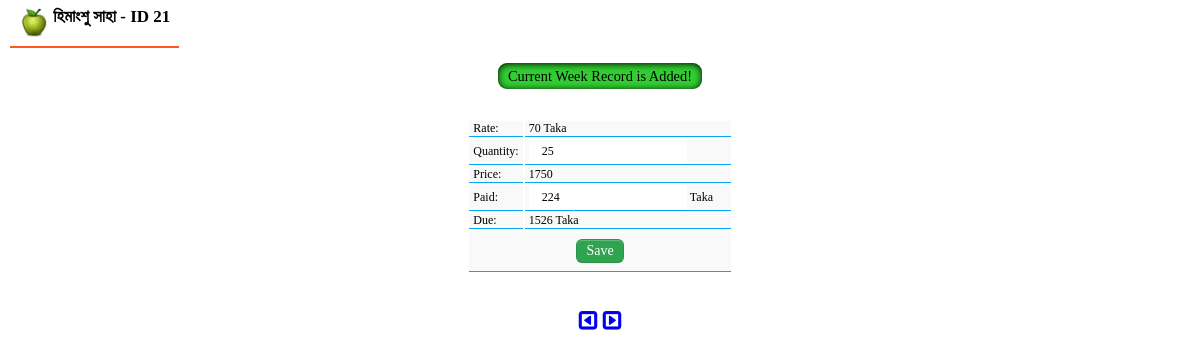
Before: /addaccountance.php?id=21 (signed in) with the older database file.
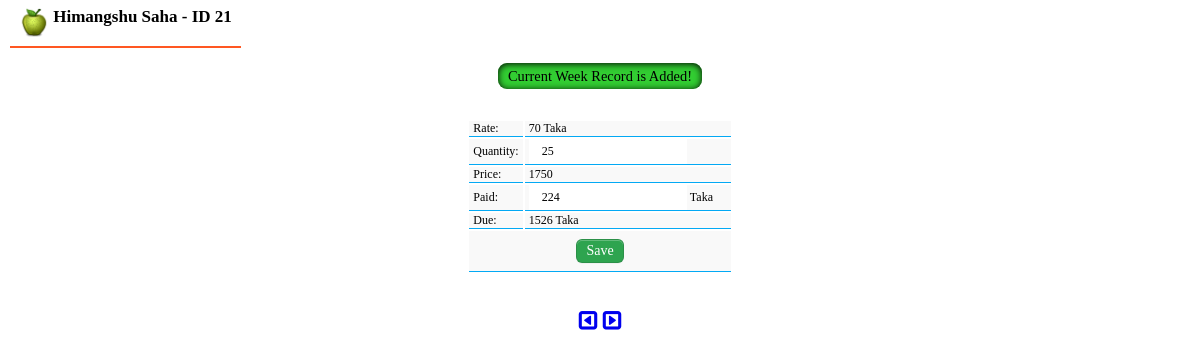
After: the same page with the newer database file.
### tables this page shows
CREATE TABLE "agents" (
	`id`	INTEGER PRIMARY KEY AUTOINCREMENT,
	`name`	TEXT,
	`address`	TEXT,
	`phone`	INTEGER,
	`zillaID`	INTEGER,
	`countryID`	INTEGER,
	`defaultCopies`	INTEGER,
	`whocreated`	TEXT,
	`timestamp`	TEXT
);

### functions.php (called while the page is built, shortened)
<?php
function getWeek($date) {
    $week = date('W',strtotime($date));
    $day  = date('N',strtotime($date));
    $max_weeks = getIsoWeeksInYear(date('Y',strtotime($date)));
    if($day == 7 && $week != $max_weeks) {
        return ++$week;
    } elseif($day == 7) {
        return 1;
    } else {
        return $week;
    }
}
function getIsoWeeksInYear($year) {
    $date = new DateTime;
    $date->setISODate($year, 53);
    return ($date->format("W") === "53" ? 53 : 52);
}
?>

### addaccountance.php (the view, shortened to what the changed rows need)
<?php
if(!isset($_SESSION['loggedin'])){
	echo "<script>window.open('login.php','_self')</script>";
	} else {
	require("connect_db.php");
	require("functions.php");
if(isset($_GET['id'])){
	$agentid = (int)$_GET['id'];
	$row = $db->query("select * from agents where id='$agentid'")->fetchArray(SQLITE3_ASSOC);
	$thisagentname = $row['name'];
	$copies = $row['defaultCopies'];
	$nextid = 0;
	$previousid = 0;
	$nextidquery = "select * from agents where id = (select min(id) from agents where id > '$agentid')";
	$previousidquery = "select * from agents where id = (select max(id) from agents where id < '$agentid')";
	$nextidrow = $db->query($nextidquery)->fetchArray(SQLITE3_ASSOC);
	$previousidrow = $db->query($previousidquery)->fetchArray(SQLITE3_ASSOC);
	if(is_array($previousidrow)){
		$previousid = $previousidrow['id'];
	}
	if(is_array($nextidrow)){
		$nextid = $nextidrow['id'];
	}
	if($nextid>0){
		$next = "addaccountance.php?id=".$nextid;
	}
	if($previousid>0){
		$previous = "addaccountance.php?id=".$previousid;
	}
	$settingdataquery = "select * from settings where name='rate'";
	$row1 = $db->query($settingdataquery)->fetchArray(SQLITE3_ASSOC);
	$rate = $row1['value'];
	$thisweeknumber =  getWeek(date("Y-m-d", time()));
	$thisyear =  date("Y");
	$numRowspre = $db->query("SELECT count(*) as count from `archive` where agentID='$agentid' AND week='$thisweeknumber' AND year='$thisyear'");
	$row1 = $numRowspre->fetchArray();
	$numRows = $row1['count'];
	?>
	<html>
	<head>
		<?php include('common/html_head.php'); ?>
	</head>
	<body style="background: white;">
	<div id="nav">
		<span class="nav-left">
			<img src="img/
				<?php $logo = $db->query('SELECT * FROM settings where name="logo"')->fetchArray(SQLITE3_ASSOC)['value'];?>
				<?php echo $logo; ?>" height="30px" style="vertical-align: text-top;"/> <?php echo $thisagentname; ?> - ID <?php echo $agentid; ?>
		</span>
	</div>
	<div style="height: 60px"></div>
	<center>
	<?php
		if($numRows<=0){
				$paidquery = $db->query("SELECT `paid` from `archive` where agentID='$agentid' AND week='$thisweeknumber' AND year='$thisyear'")->fetchArray();
				if(is_array($paidquery)){
					$paid1= $paidquery['paid'];
				}
			?>
			<span style="color: white;/* font-weight: bold; */padding: 5px 10px;background:red;/* text-shadow: 1px 2px 3px black; */border-radius: 9px;box-shadow: inset 0px 1px 7px 0px black;">Current Week Record is Not Added!</span>
			</br>
			</br>
			</br>
					<table>
						<form method="post" id="form" action="?settings=addweek"  onsubmit="">
									<input type="hidden" name="id" value="<?php echo $agentid; ?>">
									<input type="hidden" name="rate" value="<?php echo $rate; ?>">
						<tr>
							<td>Per Unit Price: </td>
							<td>
								<?php echo $rate; ?> Taka
							</td>
						</tr>
						<tr>
							<td>Units: </td>
							<td>
									<input type="number" min="1" onchange="unpaidcalculate()" onkeydown="unpaidcalculate()"  onfocus="this.value = this.value;" id="quantity" placeholder="Unit Consumption Number..." required name="copy" value="<?php echo $copies; ?>"> pcs
							</td>
						</tr>
						<tr>
							<td>Price: </td>
							<td>
									<span id="grandtotal"></span> Taka
							</td>
						</tr>
						<tr>
							<td>Paid Ammount: </td>
							<td>
									<input type="number" min="0" onkeydown="unpaidcalculate()" onchange="unpaidcalculate()" id="paidmoney" placeholder="Enter payment ammount" required name="paid" value=""> Taka
							</td>
						</tr>
						<tr>
							<td>Due Ammount: </td>
							<td>
									<span id="unpaidresult"></span> Taka
									<input type="hidden" id="unpaidsubmit" required name="unpaid" value="">
							</td>
						</tr>
						<tr>
							<td colspan="2">
									<center><input type="submit"class="button2" value=" Save" style="color:black;"/></center>
							</td>
						</tr>
						</form>
					</table>
	<?php
		} if($numRows>0){
			$paidquery = $db->query("SELECT `paid` from `archive` where agentID='$agentid' AND week='$thisweeknumber' AND year='$thisyear'")->fetchArray();
			$paid1= $paidquery['paid'];
	?>
				<span style="/* color: white; *//* font-weight: bold; */padding: 5px 10px;background:limegreen;/* text-shadow: 1px 2px 3px black; */border-radius: 9px;box-shadow: inset 0px 1px 7px 0px black;">Current Week Record is Added!</span>
					<table>
						<form method="post" id="form" action="?settings=editweek"  onsubmit="">
						<tr>
							<td>Rate: </td>
							<td>
								<?php echo $rate; ?> Taka
							</td>
						</tr>
						<tr>
							<td>Quantity: </td>
							<td>
							<?php
								$row = $db->query("select * from archive where agentID='$agentid' AND week='$thisweeknumber' AND year='$thisyear'")->fetchArray(SQLITE3_ASSOC);
								$copies = $row['copies'];
							?>
									<input type="number" min="1" onchange="unpaidcalculate()" onkeydown="unpaidcalculate()"  onfocus="this.value = this.value;" id="quantity" placeholder="Write Ammount" required name="copy" value="<?php echo $copies; ?>">
							</td>
						</tr>
						<tr>
							<td>Price: </td>
							<td>
									<span id="grandtotal"></span>
							</td>
						</tr>
						<tr>
							<td>Paid: </td>
							<td>
									<input type="number" min="0" onkeydown="unpaidcalculate()" onchange="unpaidcalculate()" id="paidmoney" placeholder="Write Ammount" required name="paid" value="<?php echo $paid1; ?>"> Taka
							</td>
						</tr>
						<tr>
							<td>Due: </td>
							<td>
									<span id="unpaidresult"></span> Taka
							</td>
						</tr>
						<tr>
							<td colspan="2">
									<center><input class="button2" type="submit" value="Save" style="margin:8px;"/></center>
							</td>
						</tr>
						</form>
					</table>
				</center>
				</html>
			<?php
		}
?>
			<center>
				<h2>
				<a href="<?php echo $previous;?>"><i class="fa fa-caret-square-o-left" aria-hidden="true"></i></a>
				<a href="<?php echo $next;?>"><i class="fa fa-caret-square-o-right" aria-hidden="true"></i></a>
				</h2>
			</center>
		</body>
		</html>
<?php
	}
}
?>

Changed rows visible on the page:
changed agents: name "হিমাংশু সাহা" → "Himangshu Saha"
